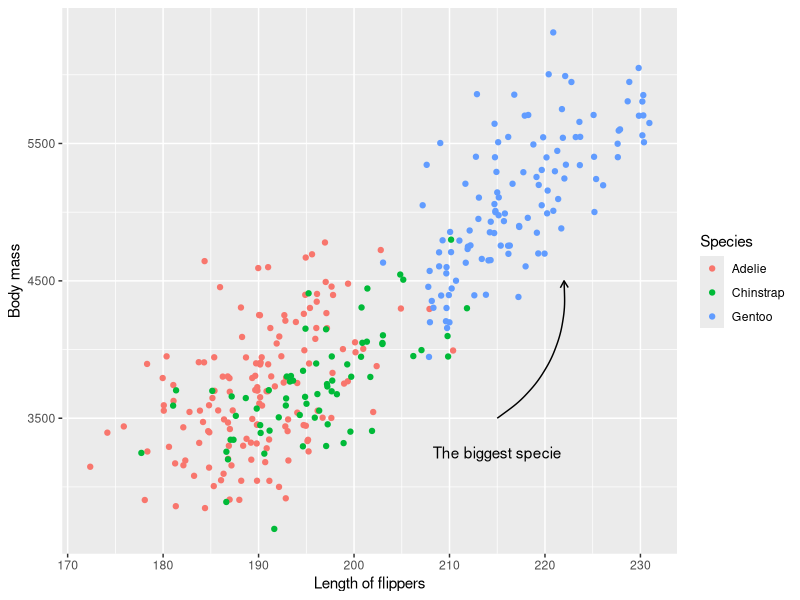
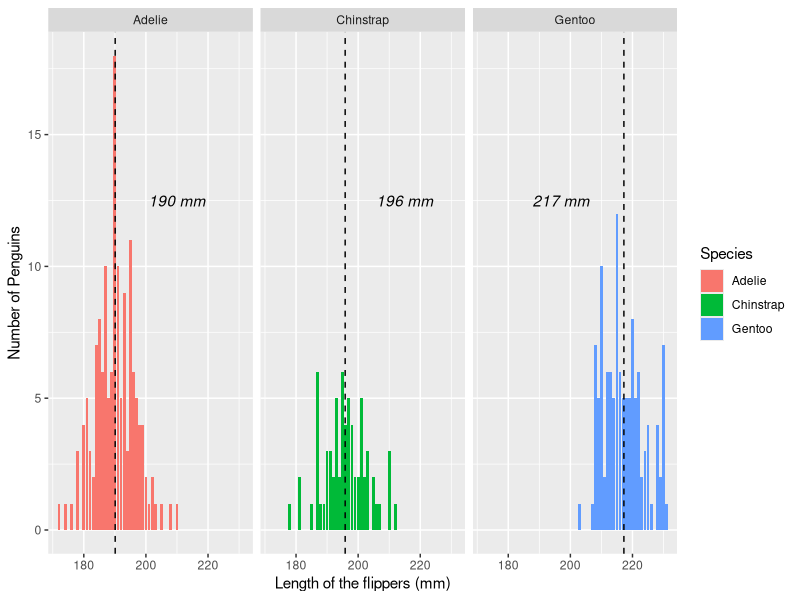
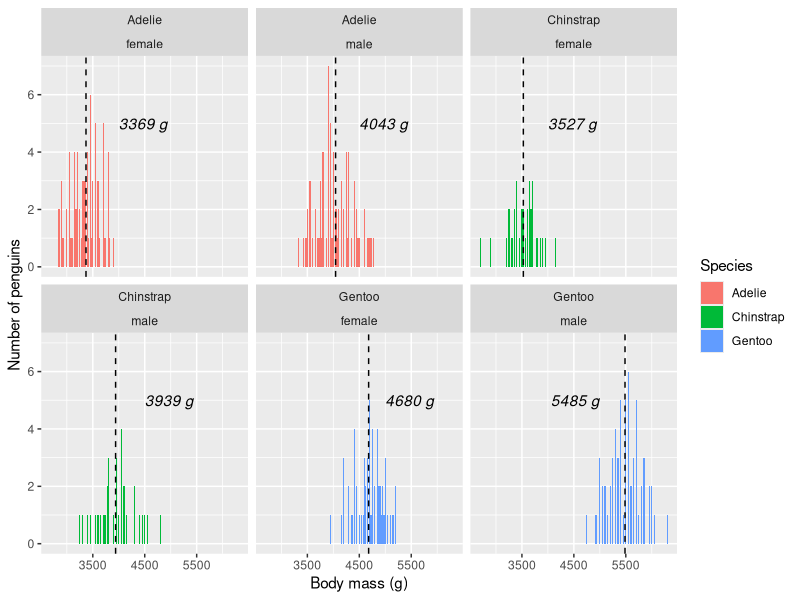

R code for these plots, in order:
if (!require('ggplot2')) install.packages('ggplot2'); library('ggplot2')
if (!require('palmerpenguins')) install.packages('palmerpenguins'); library('palmerpenguins')
if (!require('knitr')) install.packages('knitr'); library('knitr')
if (!require('dplyr')) install.packages('dplyr'); library('dplyr')
if (!require('tidyr')) install.packages('tidyr'); library('tidyr')

inhabited_islands <- penguins %>% group_by(species) %>% summarize(unique(island))
inhabited_islands_df <- data.frame(inhabited_islands)
colnames(inhabited_islands_df) <- c("Species", "Island of Residence")
kable(inhabited_islands_df)

penguins %>% drop_na() %>% ggplot() + 
  geom_jitter(mapping=aes(y=body_mass_g, x=flipper_length_mm, color=species)) + 
  xlab("Length of flippers") + ylab("Body mass") + labs(color="Species") + 
  annotate(geom = "curve", x = 215, y = 3500, xend = 222, yend = 4500, 
           curvature = .3, arrow = arrow(length = unit(2, "mm"))) + 
  annotate(geom= "text", x=215, y=3250, label="The biggest specie")

messages_df <- data.frame(label = c("190 mm", "196 mm", "217 mm"),
                          species = c("Adelie", "Chinstrap", "Gentoo"),
                          xcord = c(210, 215, 197),
                          ycord= c(12.5, 12.5, 12.5)
)
flippers_mean <- penguins %>% drop_na() %>% group_by(species) %>% summarize(mean_of_flippers = mean(flipper_length_mm))

penguins %>% drop_na() %>% ggplot() + geom_bar(mapping=aes(x=flipper_length_mm, fill=species)) + facet_wrap(~species) + 
  geom_vline(data=flippers_mean, mapping=aes(xintercept=mean_of_flippers), color = "black", linetype="dashed") +
  labs(y="Number of Penguins", x="Length of the flippers (mm)", fill="Species") + 
  geom_text(data= messages_df, mapping=aes(x = xcord, y = ycord, label = label, fontface="italic"), color="black")

penguins_mean_weight_df <- data.frame(species = c("Adelie", "Adelie", "Chinstrap", "Chinstrap", "Gentoo", "Gentoo"),
                                      sex = c("female", "male", "female", "male", "female", "male"),
                                      mean_weight_label = c("3369 g", "4043 g", "3527 g", "3939 g", "4680 g", "5485 g"),
                                      xcord = c(4000, 4500, 4000, 4500, 5000, 5000),
                                      ycord = c(5, 5, 5, 5, 5, 5),
                                      adjustment= c(0, 0, 0, 0, 0, 1 )
)

penguins_mean_weight_line <- penguins %>% drop_na() %>% group_by(species, sex) %>% summarize(mean_weight = mean(body_mass_g))

penguins %>%  drop_na() %>% ggplot() + geom_bar(mapping=aes(x=body_mass_g, fill=species)) + 
  facet_wrap(vars(species, sex)) + labs(y="Number of penguins", x="Body mass (g)", fill="Species") + 
  geom_vline(data=penguins_mean_weight_line, mapping=aes(xintercept=mean_weight), color="black", linetype="dashed") + 
  geom_text(data=penguins_mean_weight_df, mapping=aes(x = xcord, y= ycord, label = mean_weight_label, hjust = adjustment), color="black", fontface="italic")